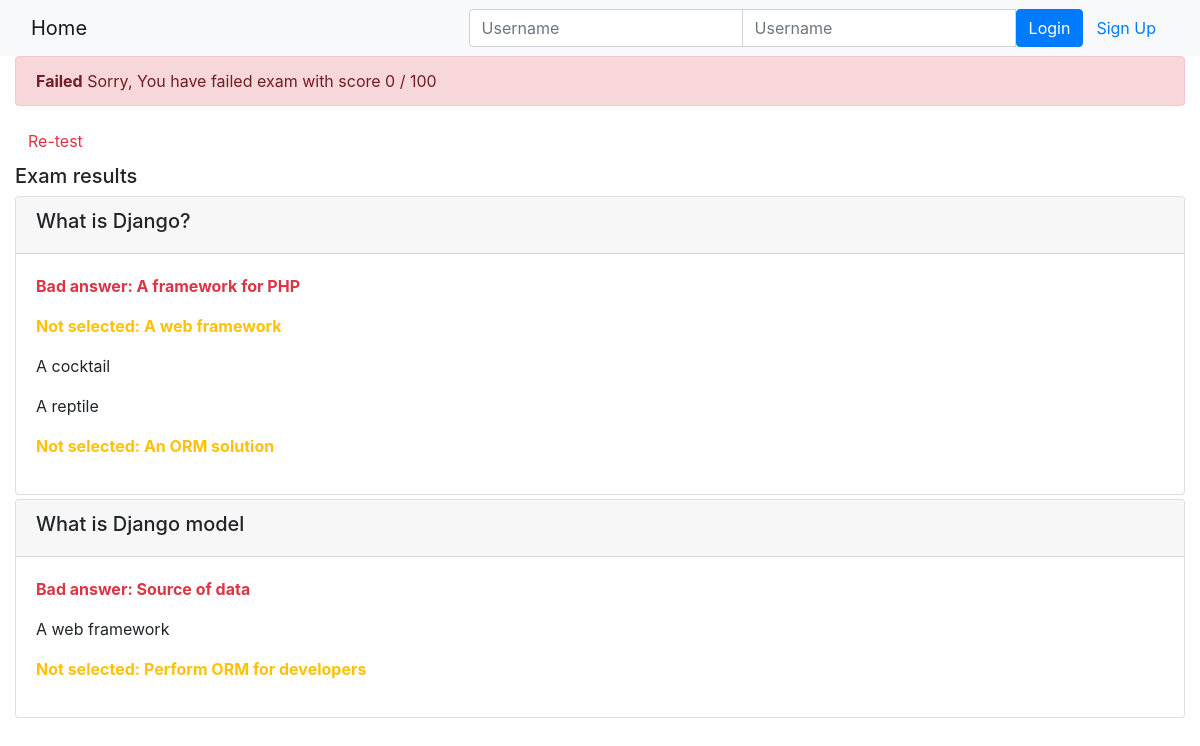
Page /onlinecourse/course/1/submission/1/result/ on the committed database.
### onlinecourse/models.py (models this page shows, shortened)
class Question(models.Model):
    course = models.ForeignKey(Course, on_delete=models.CASCADE)
    question_text = models.CharField(max_length=400, default="question")
    grade = models.IntegerField(default=0)

class Choice(models.Model):
    question = models.ForeignKey(Question, on_delete=models.CASCADE)
    choice_text = models.CharField(max_length=400, default="choice")
    is_correct = models.BooleanField(default=False)

### onlinecourse/views.py (the view)
# urls.py: path('course/<int:course_id>/submission/<int:submission_id>/result/', views.show_exam_result,name='show_exam_result'),
def show_exam_result(request, course_id, submission_id):
    course = get_object_or_404(Course, pk=course_id)
    submission = get_object_or_404(Submission, pk=submission_id)
    context = {}
    choices = submission.choices.all()
    score = 0
    for choice in choices:
        if choice.is_correct:
            score = score + choice.question.grade
        else:
            score = score - choice.question.grade
    if score < 0:
        score = 0
    context['course'] = course
    context['selected_ids'] = choices
    context['grade'] = score
    return render(request, 'onlinecourse/exam_result_bootstrap.html', context)

### onlinecourse/templates/onlinecourse/exam_result_bootstrap.html (shortened to what this page needs)
<!DOCTYPE html>
<html lang="en">
<head>
    {% load static %}
    <link rel="stylesheet" href="https://maxcdn.bootstrapcdn.com/bootstrap/4.5.2/css/bootstrap.min.css">
</head>
<body>
 <nav class="navbar navbar-light bg-light">
    <div class="container-fluid">
        <div class="navbar-header">
              <a class="navbar-brand" href="{% url 'onlinecourse:index' %}">Home</a>
        </div>
        <ul class="nav navbar-nav navbar-right">
            {% if user.is_authenticated %}
            <li>
                <a class="btn btn-link" href="#">{{ user.first_name }}({{ user.username }})</a>
                <a class="btn btn-link" href="{% url 'onlinecourse:logout' %}">Logout</a>
            </li>
            {% else %}
            <li>
                <form class="form-inline" action="{% url 'onlinecourse:login' %}" method="post">
                    <div class="input-group">
                        <input type="text" class="form-control" placeholder="Username" name="username" >
                        <input type="password" class="form-control" placeholder="Username" name="psw" >
                        <button class="btn btn-primary" type="submit">Login</button>
                        <a class="btn btn-link" href="{% url 'onlinecourse:registration' %}">Sign Up</a>
                    </div>
                </form>
            </li>
            {% endif %}
        </ul>
    </div>
</nav>
<div class="container-fluid">
    {% if grade > 80 %}
    <div class="alert alert-success">
       <strong>Congratulations, {{ user.first_name }}!</strong> You have passed the exam and completed the course with score {{ grade }} / 100
    </div>
        {% else %}
        <div class="alert alert-danger">
            <strong>Failed</strong> Sorry, {{ user.first_name }} You have failed exam with score {{ grade }} / 100
        </div>
        <a class="btn btn-link text-danger" href="{% url 'onlinecourse:course_details' course.id %}">Re-test</a>
        {% endif %}
        <div class="card-columns-vertical mt-1">
        <h5 class="">Exam results</h5>
            {% for question in course.question_set.all %}
                <div class="card mt-1">
                    <div class="card-header"><h5>{{ question.question_text}}</h5></div>
                    <div class="card-body">
                    {% for choice in question.choice_set.all %}
                        {% if choice in selected_ids and choice.is_correct == True %}
                            <p class="text-success"><strong>Correct answer: {{ choice.choice_text}}</strong></p>
                        {% elif choice in selected_ids and choice.is_correct == False %}
                            <p class="text-danger"><strong>Bad answer: {{ choice.choice_text}}</strong></p>
                        {% elif choice.is_correct == True %}
                            <p class="text-warning"><strong>Not selected: {{ choice.choice_text}}</strong></p>
                        {% else %}
                            <p class="card-text">{{ choice.choice_text}}</p>
                        {% endif %}
                    {% endfor %}
                    </div>
                </div>
            {% endfor %}
        </div>
    </div>
</body>
</html>

### rows in the picture
Question: question_text "What is Django?"
Choice: choice_text "A framework for PHP"
Choice: choice_text "A web framework"
Choice: choice_text "A cocktail"
Choice: choice_text "A reptile"
Choice: choice_text "An ORM solution"
Question: question_text "What is Django model"
Choice: choice_text "Source of data"
Choice: choice_text "A web framework"
Choice: choice_text "Perform ORM for developers"

### other values in the picture
{{ grade }} "0"
